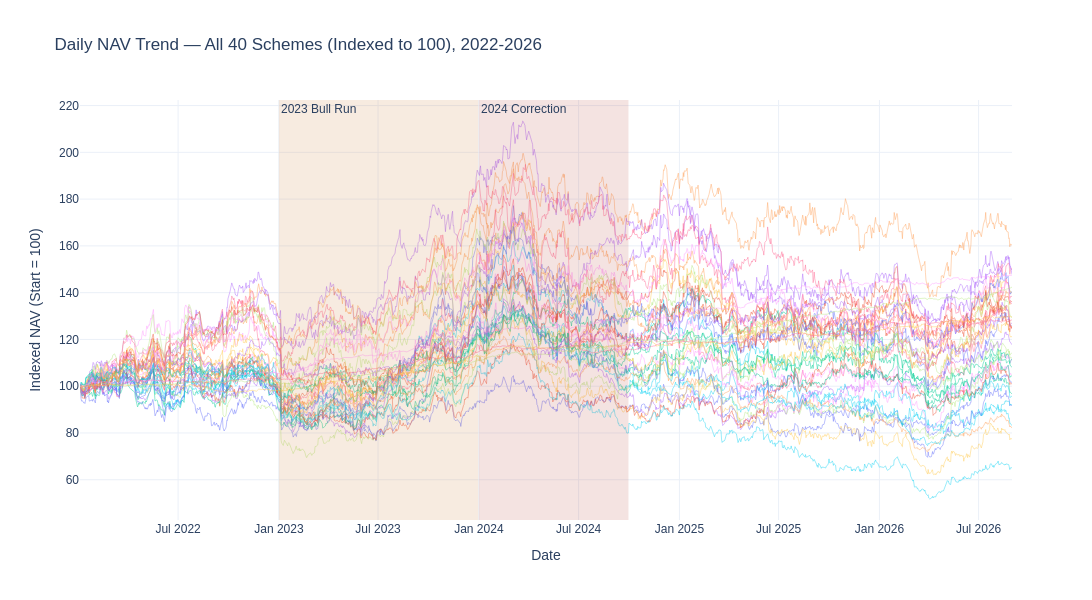

Source (notebook cell):
### Markdown cell above
## 1. NAV Trend Analysis — All 40 Schemes, 2022–2026
Daily NAV for every scheme, indexed to 100 at the start for comparability, with the **2023 bull run** and **2024 correction** periods highlighted.

### Code cell
nav_indexed = nav_wide / nav_wide.iloc[0] * 100

fig = go.Figure()
for code_ in nav_wide.columns:
    cat = fund_master.set_index('amfi_code').loc[code_, 'category']
    fig.add_trace(go.Scatter(x=nav_indexed.index, y=nav_indexed[code_], mode='lines',
                              line=dict(width=0.8), opacity=0.55, showlegend=False,
                              name=str(code_), hovertemplate=f'{cat}<br>%{{y:.1f}}<extra></extra>'))

fig.add_vrect(x0='2023-01-01', x1='2023-12-31', fillcolor=GOLD, opacity=0.15,
              annotation_text='2023 Bull Run', annotation_position='top left', line_width=0)
fig.add_vrect(x0='2024-01-01', x1='2024-09-30', fillcolor=CORAL, opacity=0.15,
              annotation_text='2024 Correction', annotation_position='top left', line_width=0)

fig.update_layout(title='Daily NAV Trend — All 40 Schemes (Indexed to 100), 2022-2026',
                   xaxis_title='Date', yaxis_title='Indexed NAV (Start = 100)',
                   template='plotly_white', height=600, width=1100,
                   font=dict(family='Arial', size=12))
save_plotly(fig, '01_nav_trend_all_schemes')

### Figure 1 — Plotly figure (JSON) as saved in the notebook; plotly's stock layout.template omitted (floating-point values rounded to 4 significant figures; data arrays with more than 128 entries replaced by an {"elided": "..."} marker saying what was removed)
{"data": [{"hovertemplate": "Large Cap<br>%{y:.1f}<extra></extra>", "line": {"width": 0.8}, "mode": "lines", "name": "100001", "opacity": 0.55, "showlegend": false, "type": "scatter", "x": {"elided": "1216 str values"}, "y": {"elided": "1216 float values"}}, {"hovertemplate": "Large Cap<br>%{y:.1f}<extra></extra>", "line": {"width": 0.8}, "mode": "lines", "name": "100002", "opacity": 0.55, "showlegend": false, "type": "scatter", "x": {"elided": "1216 str values"}, "y": {"elided": "1216 float values"}}, {"hovertemplate": "Large Cap<br>%{y:.1f}<extra></extra>", "line": {"width": 0.8}, "mode": "lines", "name": "100003", "opacity": 0.55, "showlegend": false, "type": "scatter", "x": {"elided": "1216 str values"}, "y": {"elided": "1216 float values"}}, {"hovertemplate": "Large Cap<br>%{y:.1f}<extra></extra>", "line": {"width": 0.8}, "mode": "lines", "name": "100004", "opacity": 0.55, "showlegend": false, "type": "scatter", "x": {"elided": "1216 str values"}, "y": {"elided": "1216 float values"}}, {"hovertemplate": "Large Cap<br>%{y:.1f}<extra></extra>", "line": {"width": 0.8}, "mode": "lines", "name": "100005", "opacity": 0.55, "showlegend": false, "type": "scatter", "x": {"elided": "1216 str values"}, "y": {"elided": "1216 float values"}}, {"hovertemplate": "Large Cap<br>%{y:.1f}<extra></extra>", "line": {"width": 0.8}, "mode": "lines", "name": "100006", "opacity": 0.55, "showlegend": false, "type": "scatter", "x": {"elided": "1216 str values"}, "y": {"elided": "1216 float values"}}, {"hovertemplate": "Large Cap<br>%{y:.1f}<extra></extra>", "line": {"width": 0.8}, "mode": "lines", "name": "100007", "opacity": 0.55, "showlegend": false, "type": "scatter", "x": {"elided": "1216 str values"}, "y": {"elided": "1216 float values"}}, {"hovertemplate": "Large Cap<br>%{y:.1f}<extra></extra>", "line": {"width": 0.8}, "mode": "lines", "name": "100008", "opacity": 0.55, "showlegend": false, "type": "scatter", "x": {"elided": "1216 str values"}, "y": {"elided": "1216 float values"}}, {"hovertemplate": "Mid Cap<br>%{y:.1f}<extra></extra>", "line": {"width": 0.8}, "mode": "lines", "name": "100009", "opacity": 0.55, "showlegend": false, "type": "scatter", "x": {"elided": "1216 str values"}, "y": {"elided": "1216 float values"}}, {"hovertemplate": "Mid Cap<br>%{y:.1f}<extra></extra>", "line": {"width": 0.8}, "mode": "lines", "name": "100010", "opacity": 0.55, "showlegend": false, "type": "scatter", "x": {"elided": "1216 str values"}, "y": {"elided": "1216 float values"}}, {"hovertemplate": "Mid Cap<br>%{y:.1f}<extra></extra>", "line": {"width": 0.8}, "mode": "lines", "name": "100011", "opacity": 0.55, "showlegend": false, "type": "scatter", "x": {"elided": "1216 str values"}, "y": {"elided": "1216 float values"}}, {"hovertemplate": "Mid Cap<br>%{y:.1f}<extra></extra>", "line": {"width": 0.8}, "mode": "lines", "name": "100012", "opacity": 0.55, "showlegend": false, "type": "scatter", "x": {"elided": "1216 str values"}, "y": {"elided": "1216 float values"}}, {"hovertemplate": "Mid Cap<br>%{y:.1f}<extra></extra>", "line": {"width": 0.8}, "mode": "lines", "name": "100013", "opacity": 0.55, "showlegend": false, "type": "scatter", "x": {"elided": "1216 str values"}, "y": {"elided": "1216 float values"}}, {"hovertemplate": "Mid Cap<br>%{y:.1f}<extra></extra>", "line": {"width": 0.8}, "mode": "lines", "name": "100014", "opacity": 0.55, "showlegend": false, "type": "scatter", "x": {"elided": "1216 str values"}, "y": {"elided": "1216 float values"}}, {"hovertemplate": "Mid Cap<br>%{y:.1f}<extra></extra>", "line": {"width": 0.8}, "mode": "lines", "name": "100015", "opacity": 0.55, "showlegend": false, "type": "scatter", "x": {"elided": "1216 str values"}, "y": {"elided": "1216 float values"}}, {"hovertemplate": "Small Cap<br>%{y:.1f}<extra></extra>", "line": {"width": 0.8}, "mode": "lines", "name": "100016", "opacity": 0.55, "showlegend": false, "type": "scatter", "x": {"elided": "1216 str values"}, "y": {"elided": "1216 float values"}}, {"hovertemplate": "Small Cap<br>%{y:.1f}<extra></extra>", "line": {"width": 0.8}, "mode": "lines", "name": "100017", "opacity": 0.55, "showlegend": false, "type": "scatter", "x": {"elided": "1216 str values"}, "y": {"elided": "1216 float values"}}, {"hovertemplate": "Small Cap<br>%{y:.1f}<extra></extra>", "line": {"width": 0.8}, "mode": "lines", "name": "100018", "opacity": 0.55, "showlegend": false, "type": "scatter", "x": {"elided": "1216 str values"}, "y": {"elided": "1216 float values"}}, {"hovertemplate": "Small Cap<br>%{y:.1f}<extra></extra>", "line": {"width": 0.8}, "mode": "lines", "name": "100019", "opacity": 0.55, "showlegend": false, "type": "scatter", "x": {"elided": "1216 str values"}, "y": {"elided": "1216 float values"}}, {"hovertemplate": "Small Cap<br>%{y:.1f}<extra></extra>", "line": {"width": 0.8}, "mode": "lines", "name": "100020", "opacity": 0.55, "showlegend": false, "type": "scatter", "x": {"elided": "1216 str values"}, "y": {"elided": "1216 float values"}}, {"hovertemplate": "Small Cap<br>%{y:.1f}<extra></extra>", "line": {"width": 0.8}, "mode": "lines", "name": "100021", "opacity": 0.55, "showlegend": false, "type": "scatter", "x": {"elided": "1216 str values"}, "y": {"elided": "1216 float values"}}, {"hovertemplate": "Flexi Cap<br>%{y:.1f}<extra></extra>", "line": {"width": 0.8}, "mode": "lines", "name": "100022", "opacity": 0.55, "showlegend": false, "type": "scatter", "x": {"elided": "1216 str values"}, "y": {"elided": "1216 float values"}}, {"hovertemplate": "Flexi Cap<br>%{y:.1f}<extra></extra>", "line": {"width": 0.8}, "mode": "lines", "name": "100023", "opacity": 0.55, "showlegend": false, "type": "scatter", "x": {"elided": "1216 str values"}, "y": {"elided": "1216 float values"}}, {"hovertemplate": "Flexi Cap<br>%{y:.1f}<extra></extra>", "line": {"width": 0.8}, "mode": "lines", "name": "100024", "opacity": 0.55, "showlegend": false, "type": "scatter", "x": {"elided": "1216 str values"}, "y": {"elided": "1216 float values"}}, {"hovertemplate": "Flexi Cap<br>%{y:.1f}<extra></extra>", "line": {"width": 0.8}, "mode": "lines", "name": "100025", "opacity": 0.55, "showlegend": false, "type": "scatter", "x": {"elided": "1216 str values"}, "y": {"elided": "1216 float values"}}, {"hovertemplate": "Flexi Cap<br>%{y:.1f}<extra></extra>", "line": {"width": 0.8}, "mode": "lines", "name": "100026", "opacity": 0.55, "showlegend": false, "type": "scatter", "x": {"elided": "1216 str values"}, "y": {"elided": "1216 float values"}}, {"hovertemplate": "Flexi Cap<br>%{y:.1f}<extra></extra>", "line": {"width": 0.8}, "mode": "lines", "name": "100027", "opacity": 0.55, "showlegend": false, "type": "scatter", "x": {"elided": "1216 str values"}, "y": {"elided": "1216 float values"}}, {"hovertemplate": "ELSS<br>%{y:.1f}<extra></extra>", "line": {"width": 0.8}, "mode": "lines", "name": "100028", "opacity": 0.55, "showlegend": false, "type": "scatter", "x": {"elided": "1216 str values"}, "y": {"elided": "1216 float values"}}, {"hovertemplate": "ELSS<br>%{y:.1f}<extra></extra>", "line": {"width": 0.8}, "mode": "lines", "name": "100029", "opacity": 0.55, "showlegend": false, "type": "scatter", "x": {"elided": "1216 str values"}, "y": {"elided": "1216 float values"}}, {"hovertemplate": "ELSS<br>%{y:.1f}<extra></extra>", "line": {"width": 0.8}, "mode": "lines", "name": "100030", "opacity": 0.55, "showlegend": false, "type": "scatter", "x": {"elided": "1216 str values"}, "y": {"elided": "1216 float values"}}, {"hovertemplate": "ELSS<br>%{y:.1f}<extra></extra>", "line": {"width": 0.8}, "mode": "lines", "name": "100031", "opacity": 0.55, "showlegend": false, "type": "scatter", "x": {"elided": "1216 str values"}, "y": {"elided": "1216 float values"}}, {"hovertemplate": "ELSS<br>%{y:.1f}<extra></extra>", "line": {"width": 0.8}, "mode": "lines", "name": "100032", "opacity": 0.55, "showlegend": false, "type": "scatter", "x": {"elided": "1216 str values"}, "y": {"elided": "1216 float values"}}, {"hovertemplate": "Hybrid Aggressive<br>%{y:.1f}<extra></extra>", "line": {"width": 0.8}, "mode": "lines", "name": "100033", "opacity": 0.55, "showlegend": false, "type": "scatter", "x": {"elided": "1216 str values"}, "y": {"elided": "1216 float values"}}, {"hovertemplate": "Hybrid Aggressive<br>%{y:.1f}<extra></extra>", "line": {"width": 0.8}, "mode": "lines", "name": "100034", "opacity": 0.55, "showlegend": false, "type": "scatter", "x": {"elided": "1216 str values"}, "y": {"elided": "1216 float values"}}, {"hovertemplate": "Hybrid Aggressive<br>%{y:.1f}<extra></extra>", "line": {"width": 0.8}, "mode": "lines", "name": "100035", "opacity": 0.55, "showlegend": false, "type": "scatter", "x": {"elided": "1216 str values"}, "y": {"elided": "1216 float values"}}, {"hovertemplate": "Hybrid Aggressive<br>%{y:.1f}<extra></extra>", "line": {"width": 0.8}, "mode": "lines", "name": "100036", "opacity": 0.55, "showlegend": false, "type": "scatter", "x": {"elided": "1216 str values"}, "y": {"elided": "1216 float values"}}, {"hovertemplate": "Debt - Short Duration<br>%{y:.1f}<extra></extra>", "line": {"width": 0.8}, "mode": "lines", "name": "100037", "opacity": 0.55, "showlegend": false, "type": "scatter", "x": {"elided": "1216 str values"}, "y": {"elided": "1216 float values"}}, {"hovertemplate": "Debt - Short Duration<br>%{y:.1f}<extra></extra>", "line": {"width": 0.8}, "mode": "lines", "name": "100038", "opacity": 0.55, "showlegend": false, "type": "scatter", "x": {"elided": "1216 str values"}, "y": {"elided": "1216 float values"}}, {"hovertemplate": "Debt - Short Duration<br>%{y:.1f}<extra></extra>", "line": {"width": 0.8}, "mode": "lines", "name": "100039", "opacity": 0.55, "showlegend": false, "type": "scatter", "x": {"elided": "1216 str values"}, "y": {"elided": "1216 float values"}}, {"hovertemplate": "Debt - Short Duration<br>%{y:.1f}<extra></extra>", "line": {"width": 0.8}, "mode": "lines", "name": "100040", "opacity": 0.55, "showlegend": false, "type": "scatter", "x": {"elided": "1216 str values"}, "y": {"elided": "1216 float values"}}], "layout": {"annotations": [{"showarrow": false, "text": "2023 Bull Run", "x": "2023-01-01", "xanchor": "left", "xref": "x", "y": 1, "yanchor": "top", "yref": "y domain"}, {"showarrow": false, "text": "2024 Correction", "x": "2024-01-01", "xanchor": "left", "xref": "x", "y": 1, "yanchor": "top", "yref": "y domain"}], "font": {"family": "Arial", "size": 12}, "height": 600, "shapes": [{"fillcolor": "#C97B2E", "line": {"width": 0}, "opacity": 0.15, "type": "rect", "x0": "2023-01-01", "x1": "2023-12-31", "xref": "x", "y0": 0, "y1": 1, "yref": "y domain"}, {"fillcolor": "#B5473A", "line": {"width": 0}, "opacity": 0.15, "type": "rect", "x0": "2024-01-01", "x1": "2024-09-30", "xref": "x", "y0": 0, "y1": 1, "yref": "y domain"}], "title": {"text": "Daily NAV Trend — All 40 Schemes (Indexed to 100), 2022-2026"}, "width": 1100, "xaxis": {"title": {"text": "Date"}}, "yaxis": {"title": {"text": "Indexed NAV (Start = 100)"}}}}
